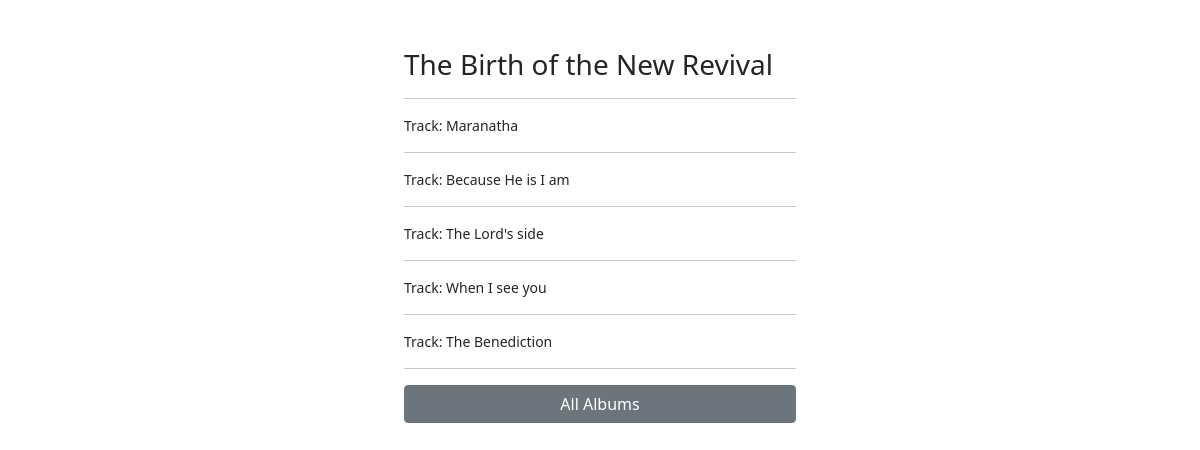
/album-detail/14, run on the app's committed database.
### core/models.py (models this page shows, shortened)
class Album(models.Model):
    name = models.CharField(null=False, blank=False, max_length=255)
    created = models.TimeField(auto_now_add=True)
    class Meta:
        ordering = ('name',)

class Collection(models.Model):
    slug = models.SlugField(max_length=255)
    track = models.CharField(null=True, blank=True, max_length=255)
    artist = models.ForeignKey(Artist, null=True, blank=True, on_delete=models.CASCADE, related_name='collection_artist')
    album = models.ForeignKey(Album, null=True, blank=True, on_delete=models.CASCADE, related_name='collection_album')
    created = models.TimeField(auto_now_add=True)
    class Meta:
        ordering = ('created',)

### core/views.py (the view)
# urls.py: path('album-detail/<int:pk>', views.AlbumDetailView.as_view(), name='album_detail')
class AlbumDetailView(DetailView):
    model= Album
    template_name = 'album_detail.html'

### core/templates/album_detail.html (shortened to what this page needs)
{% extends 'base.html' %}
{% block content %}
<h3>{{ album.name }} </h3>
    <hr>
        {% for collection in album.collection_album.all %}
        <div class="small">Track: {{ collection.track }}</div>
        <hr>
        {% endfor %}
    <p>
        <a href="{% url 'core:album_list' %}" role="button" class="btn btn-secondary w-100">All Albums</a>
    </p>
{% endblock %}

### data on the page
Album: name "The Birth of the New Revival"
Collection: track "Maranatha"
Collection: track "Because He is I am"
Collection: track "The Lord's side"
Collection: track "When I see you"
Collection: track "The Benediction"
